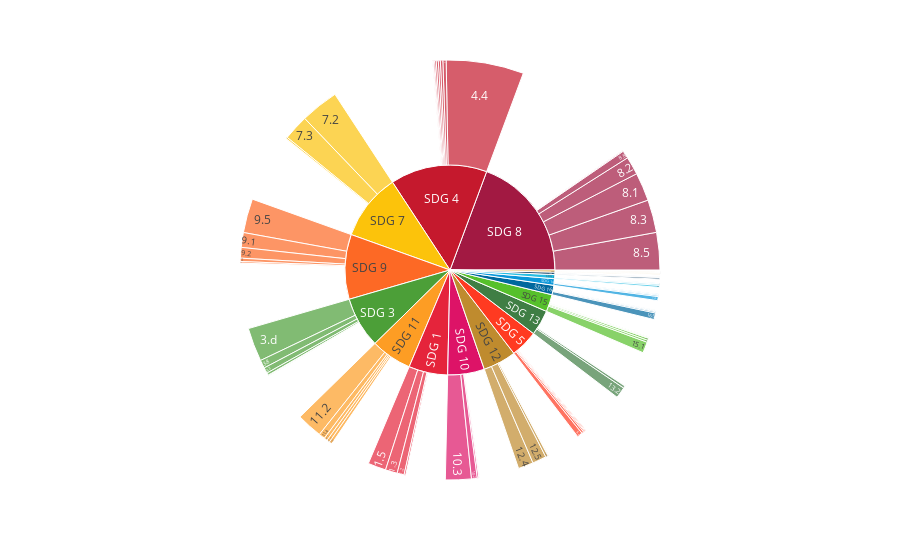

The notebook cell saved with this chart:
### Code cell
import plotly.graph_objects as go
import plotly.express as px

fig =px.sunburst(
    data,
    names='names',
    parents='parents',
    values='values',
    color='names',
    color_discrete_map={**goal_colors, **target_colors}
)
#fig.update_layout(uniformtext=dict(minsize=10, mode='show'))
fig.show()

# fig = go.Figure(go.Sunburst(
#     labels=data['names'],
#     parents=data['parents'],
#     values=data['values']),
#     color=data['names'],
#     color_discrete_map={**goal_colors, **target_colors}
# )
# #

### Figure 1 — Plotly figure (JSON) as saved in the notebook; plotly's stock layout.template omitted (floating-point values rounded to 4 significant figures)
{"data": [{"domain": {"x": [0, 1], "y": [0, 1]}, "hovertemplate": "label=%{label}<br>value=%{value}<br>parent=%{parent}<extra></extra>", "labels": ["SDG 1", "SDG 2", "SDG 3", "SDG 4", "SDG 5", "SDG 6", "SDG 7", "SDG 8", "SDG 9", "SDG 10", "SDG 11", "SDG 12", "SDG 13", "SDG 14", "SDG 15", "SDG 16", "SDG 17", "1.2", "1.3", "1.4", "1.5", "2.1", "2.2", "2.3", "2.4", "3.3", "3.4", "3.5", "3.7", "3.8", "3.d", "4.1", "4.2", "4.3", "4.4", "4.5", "4.6", "4.7", "4.b", "4.c", "5.1", "5.2", "5.4", "5.5", "5.b", "6.3", "6.4", "6.5", "6.6", "7.1", "7.2", "7.3", "7.a", "8.1", "8.2", "8.3", "8.5", "8.6", "8.8", "8.10", "9.1", "9.2", "9.3", "9.5", "9.b", "9.c", "10.1", "10.2", "10.3", "10.4", "10.5", "11.1", "11.2", "11.3", "11.4", "11.6", "12.3", "12.4", "12.5", "12.8", "12.b", "13.1", "13.2", "13.3", "14.2", "14.4", "14.5", "14.6", "15.1", "15.2", "15.3", "15.4", "15.5", "15.6", "15.9", "16.1", "16.3", "16.5", "16.6", "16.10", "17.1", "17.6", "17.8"], "marker": {"colors": ["#e5243b", "#dda63a", "#4c9f38", "#c5192d", "#ff3a21", "#26bde2", "#fcc30b", "#a21942", "#fd6925", "#dd1367", "#fd9d24", "#bf8b2e", "#3F7E44", "#0a97d9", "#56c02b", "#00689d", "#19486a", "#e5243b", "#e5243b", "#e5243b", "#e5243b", "#dda63a", "#dda63a", "#dda63a", "#dda63a", "#4c9f38", "#4c9f38", "#4c9f38", "#4c9f38", "#4c9f38", "#4c9f38", "#c5192d", "#c5192d", "#c5192d", "#c5192d", "#c5192d", "#c5192d", "#c5192d", "#c5192d", "#c5192d", "#ff3a21", "#ff3a21", "#ff3a21", "#ff3a21", "#ff3a21", "#26bde2", "#26bde2", "#26bde2", "#26bde2", "#fcc30b", "#fcc30b", "#fcc30b", "#fcc30b", "#a21942", "#a21942", "#a21942", "#a21942", "#a21942", "#a21942", "#a21942", "#fd6925", "#fd6925", "#fd6925", "#fd6925", "#fd6925", "#fd6925", "#dd1367", "#dd1367", "#dd1367", "#dd1367", "#dd1367", "#fd9d24", "#fd9d24", "#fd9d24", "#fd9d24", "#fd9d24", "#bf8b2e", "#bf8b2e", "#bf8b2e", "#bf8b2e", "#bf8b2e", "#3F7E44", "#3F7E44", "#3F7E44", "#0a97d9", "#0a97d9", "#0a97d9", "#0a97d9", "#56c02b", "#56c02b", "#56c02b", "#56c02b", "#56c02b", "#56c02b", "#56c02b", "#00689d", "#00689d", "#00689d", "#00689d", "#00689d", "#19486a", "#19486a", "#19486a"]}, "name": "", "parents": ["", "", "", "", "", "", "", "", "", "", "", "", "", "", "", "", "", "SDG 1", "SDG 1", "SDG 1", "SDG 1", "SDG 2", "SDG 2", "SDG 2", "SDG 2", "SDG 3", "SDG 3", "SDG 3", "SDG 3", "SDG 3", "SDG 3", "SDG 4", "SDG 4", "SDG 4", "SDG 4", "SDG 4", "SDG 4", "SDG 4", "SDG 4", "SDG 4", "SDG 5", "SDG 5", "SDG 5", "SDG 5", "SDG 5", "SDG 6", "SDG 6", "SDG 6", "SDG 6", "SDG 7", "SDG 7", "SDG 7", "SDG 7", "SDG 8", "SDG 8", "SDG 8", "SDG 8", "SDG 8", "SDG 8", "SDG 8", "SDG 9", "SDG 9", "SDG 9", "SDG 9", "SDG 9", "SDG 9", "SDG 10", "SDG 10", "SDG 10", "SDG 10", "SDG 10", "SDG 11", "SDG 11", "SDG 11", "SDG 11", "SDG 11", "SDG 12", "SDG 12", "SDG 12", "SDG 12", "SDG 12", "SDG 13", "SDG 13", "SDG 13", "SDG 14", "SDG 14", "SDG 14", "SDG 14", "SDG 15", "SDG 15", "SDG 15", "SDG 15", "SDG 15", "SDG 15", "SDG 15", "SDG 16", "SDG 16", "SDG 16", "SDG 16", "SDG 16", "SDG 17", "SDG 17", "SDG 17"], "type": "sunburst", "values": [96, 5, 124, 250, 109, 10, 166, 306, 158, 96, 100, 83, 90, 16, 43, 23, 6, 17, 29, 4, 44, 1, 1, 2, 1, 14, 6, 1, 1, 20, 82, 1, 8, 5, 189, 4, 3, 1, 5, 6, 3, 13, 2, 5, 2, 3, 1, 1, 5, 4, 93, 62, 1, 69, 44, 80, 91, 2, 19, 1, 36, 26, 4, 83, 1, 8, 4, 14, 63, 1, 1, 8, 63, 7, 15, 7, 1, 37, 34, 1, 6, 6, 27, 1, 10, 2, 3, 1, 27, 5, 1, 1, 1, 1, 5, 1, 3, 16, 2, 1, 1, 4, 1]}], "layout": {"legend": {"tracegroupgap": 0}, "margin": {"t": 60}}}
